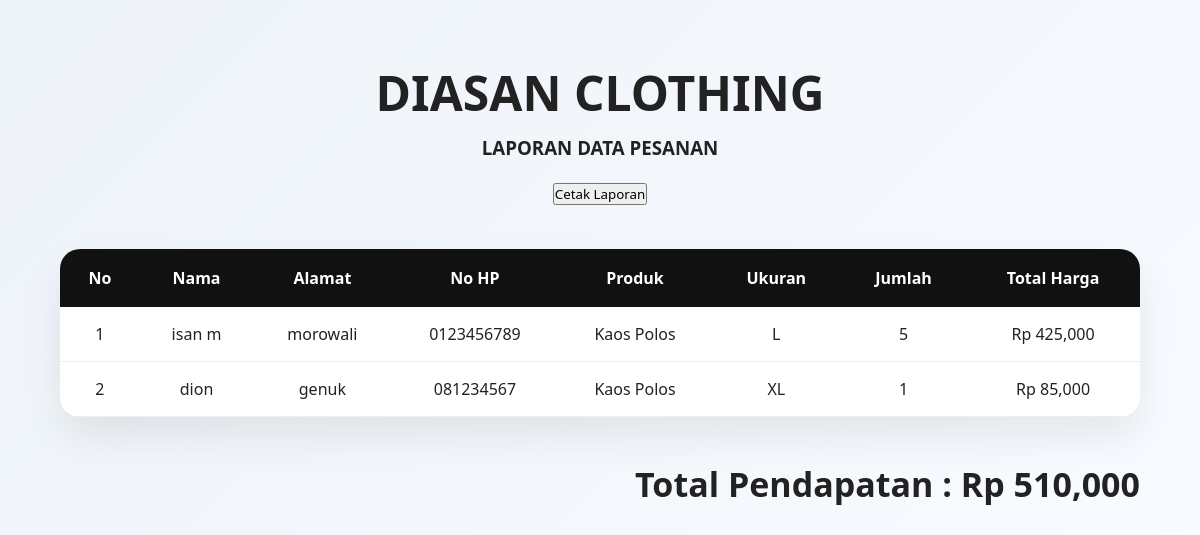
The app's page /laporan.php with its own data.
### tables this page shows
CREATE TABLE `pesanan` (
  `id` int(11) NOT NULL,
  `nama` varchar(100) DEFAULT NULL,
  `alamat` text DEFAULT NULL,
  `no_hp` varchar(20) DEFAULT NULL,
  `produk` varchar(50) DEFAULT NULL,
  `ukuran` varchar(10) DEFAULT NULL,
  `jumlah` int(11) DEFAULT NULL,
  `total_harga` int(11) DEFAULT NULL
);

### laporan.php (the view, shortened to what this page needs)
<?php
include "koneksi.php";
?>
<!DOCTYPE html>
<html>
<head>
<link rel="stylesheet" href="css/style.css">
</head>
<body>
<div class="container">
<h1 align="center">
DIASAN CLOTHING
</h1>
<h3 align="center">
LAPORAN DATA PESANAN
</h3>
<br>
<div align="center">
<button onclick="window.print()">
Cetak Laporan
</button>
</div>
<br><br>
<table>
<tr>
<th>No</th>
<th>Nama</th>
<th>Alamat</th>
<th>No HP</th>
<th>Produk</th>
<th>Ukuran</th>
<th>Jumlah</th>
<th>Total Harga</th>
</tr>
<?php
$no=1;
$data=mysqli_query($conn,
"SELECT * FROM pesanan ORDER BY id DESC"
);
while($d=mysqli_fetch_array($data))
{
?>
<tr>
<td>
<?php
echo $no++;
?>
</td>
<td>
<?php
echo $d['nama'];
?>
</td>
<td>
<?php
echo $d['alamat'];
?>
</td>
<td>
<?php
echo $d['no_hp'];
?>
</td>
<td>
<?php
echo $d['produk'];
?>
</td>
<td>
<?php
echo $d['ukuran'];
?>
</td>
<td>
<?php
echo $d['jumlah'];
?>
</td>
<td>
Rp
<?php
echo number_format(
$d['total_harga']
);
?>
</td>
</tr>
<?php
}
?>
</table>
<br><br>
<?php
$total=mysqli_query(
$conn,
"SELECT SUM(total_harga) as total FROM pesanan"
);
$t=mysqli_fetch_assoc($total);
?>
<h2 align="right">
Total Pendapatan :
Rp
<?php
echo number_format(
$t['total']
);
?>
</h2>
</div>
</body>
</html>

### css/style.css (style rules this page uses)
* { margin:0; padding:0; box-sizing:border-box; font-family:'Segoe UI',Tahoma,Geneva,Verdana,sans-serif; }
html { scroll-behavior:smooth; }
body { background:linear-gradient(135deg,#eef3f9,#f8fbff); color:#222; }
.container { width:90%; max-width:1280px; margin:auto; padding:60px 0; }
table { width:100%; border-collapse:collapse; overflow:hidden; border-radius:20px; background:white; box-shadow: 0 20px 40px rgba(0,0,0,.08); }
table th { background:#111; color:white; padding:18px; }
table td { padding:16px; border-bottom:1px solid #eee; text-align:center; }
table tr { transition:.3s; }
.container h1 { font-size:48px; margin-bottom:10px; }
.container h2 { font-size:34px; margin-bottom:15px; }

### records on screen
pesanan: nama "isan m", alamat "morowali", no_hp "0123456789", produk "Kaos Polos", ukuran "L", jumlah "5", total_harga "425,000"
pesanan: nama "dion", alamat "genuk", no_hp "081234567", produk "Kaos Polos", ukuran "XL", jumlah "1", total_harga "85,000"

### other values on screen
$t['total'] "510,000"
